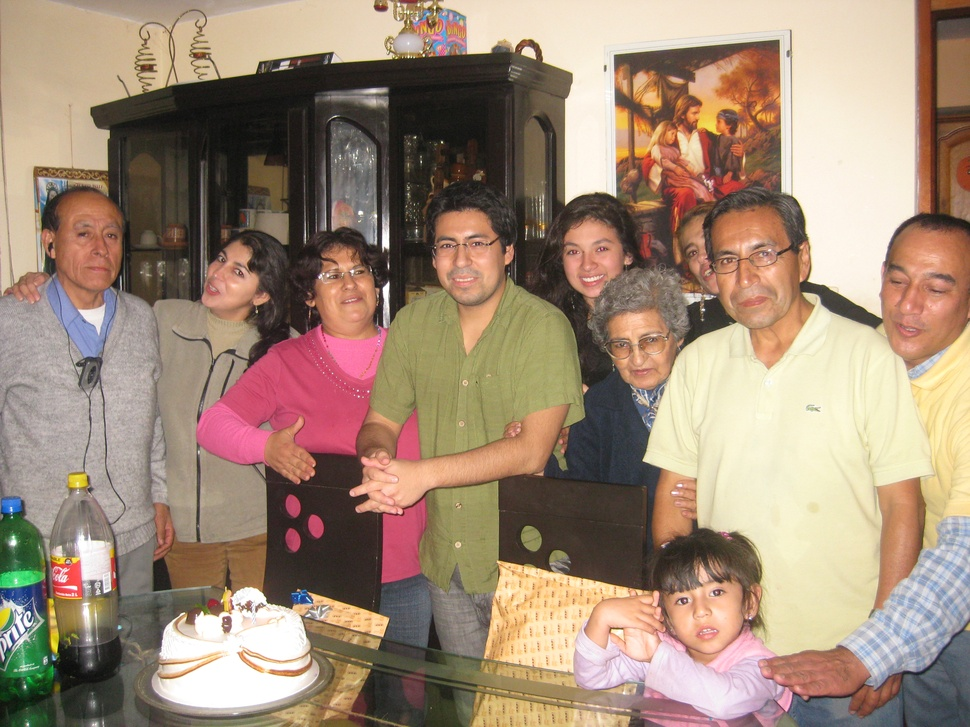
#> input picture images/family.JPG, 970 x 727 px, shrunk from 3264 x 2448 before the run
$ python pillow3.py
#> lines starting #> are read from the running program, lines starting #| are printed output that depends on the picture
from PIL import Image, ImageFilter

# Open an image file
img = Image.open("./images/family.JPG")
#> img is the input picture: PIL image 970x727 RGB; mean R, G, B 159.7, 137.3, 118.3

# Display the image
img.show()

# Apply a blur filter
#blurred_img = img.filter(ImageFilter.BLUR)
blurred_img = img.filter(ImageFilter.GaussianBlur(15))
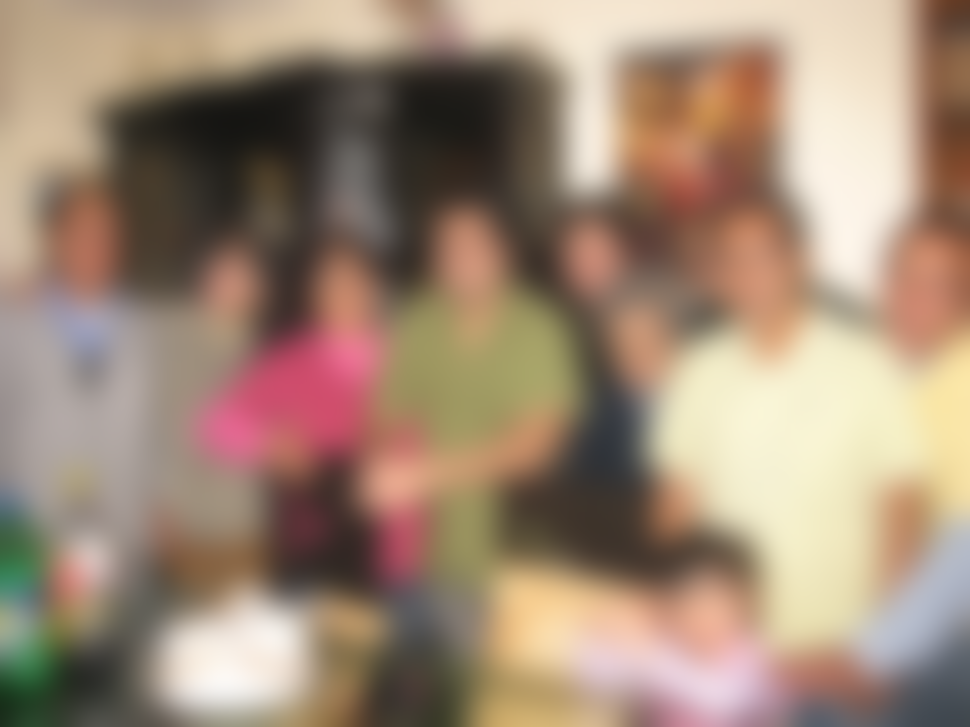
#> blurred_img: PIL image 970x727 RGB; mean R, G, B 159.7, 137.2, 118.1

# Display the blurred image
blurred_img.show()

$ run again, with images/gato.jpg copied over images/family.JPG
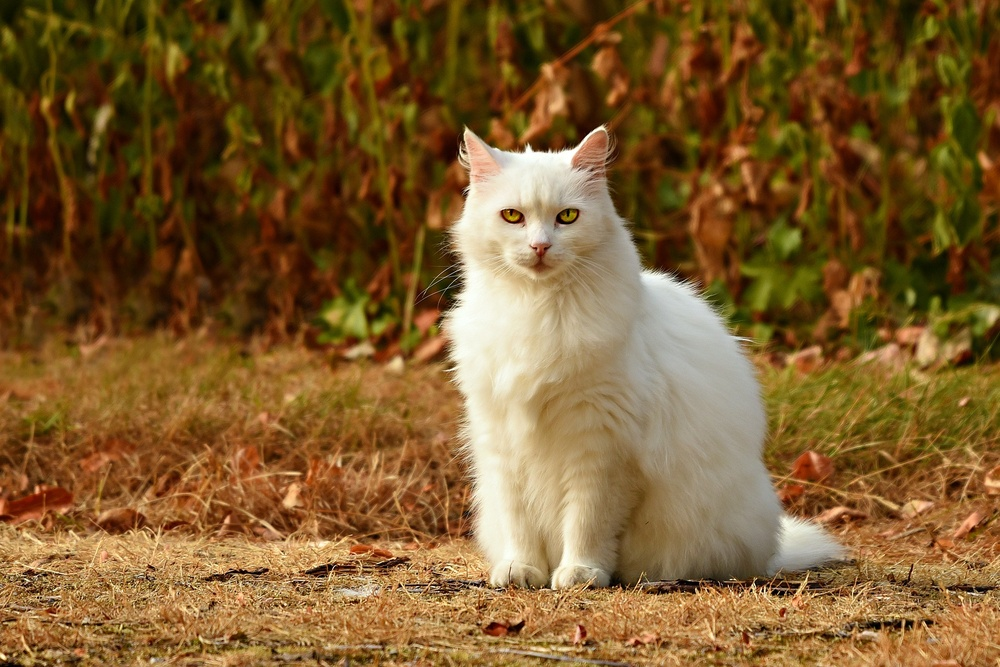
#> input picture images/gato.jpg, 1000 x 667 px, shrunk from 1920 x 1281 before the run
#> img is the input picture: PIL image 1000x667 RGB; mean R, G, B 125.1, 92.1, 46.3
#> `blurred_img = img.filter(ImageFilter.GaussianBlur(15))`:
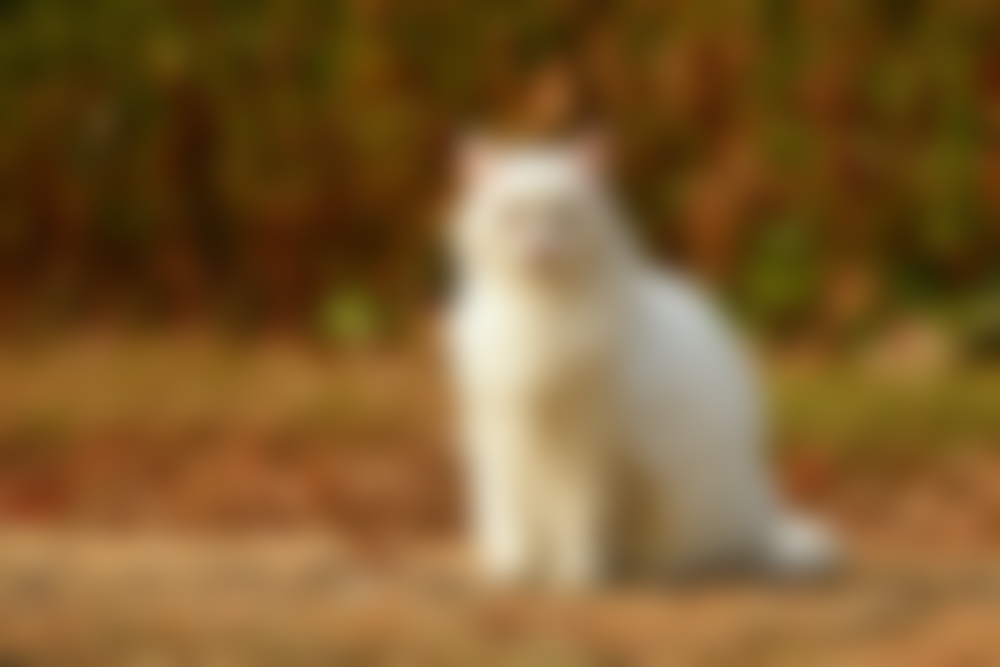
#> blurred_img: PIL image 1000x667 RGB; mean R, G, B 125.1, 92, 46.3
